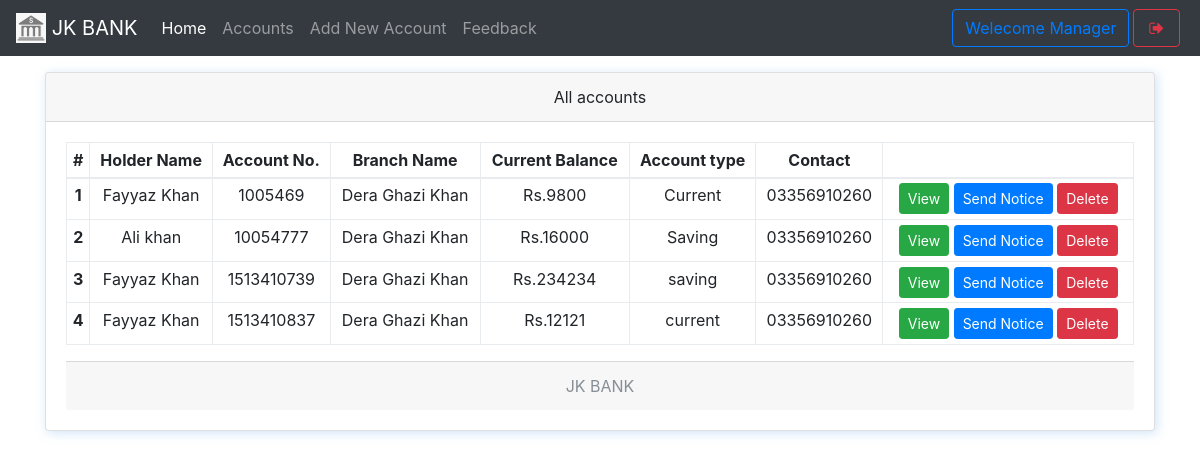
Page /mindex.php (signed in) on the earlier database version.
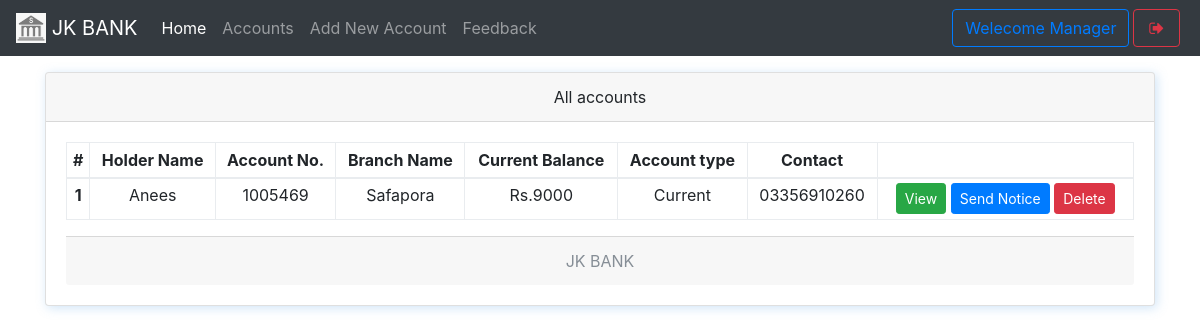
Same page on the later database version.
### tables this page shows
CREATE TABLE `useraccounts` (
  `id` int(11) NOT NULL,
  `email` text NOT NULL,
  `password` text NOT NULL,
  `name` varchar(111) NOT NULL,
  `balance` varchar(111) NOT NULL,
  `cnic` varchar(111) NOT NULL,
  `number` varchar(111) NOT NULL,
  `city` varchar(111) NOT NULL,
  `address` varchar(111) NOT NULL,
  `source` varchar(111) NOT NULL,
  `accountNo` varchar(111) NOT NULL,
  `branch` varchar(111) NOT NULL,
  `accountType` varchar(111) NOT NULL,
  `date` timestamp NOT NULL DEFAULT current_timestamp()
);

CREATE TABLE `branch` (
  `branchId` int(11) NOT NULL,
  `branchNo` varchar(111) NOT NULL,
  `branchName` varchar(111) NOT NULL
);

### mindex.php (the view, shortened to what this page needs)
<!DOCTYPE html>
<html>
<head>
  <?php require 'assets/autoloader.php'; ?>
  <?php require 'assets/function.php'; ?>
</head>
<body style="background-size: 100%" class="bg-gradient-seconday">
<nav class="navbar navbar-expand-lg navbar-dark bg-dark fixed-top">
 <a class="navbar-brand" href="#">
    <img src="images/logo.png" style="object-fit:cover;object-position:center center" width="30" height="30" class="d-inline-block align-top" alt="">
   <?php echo bankname; ?>
  </a>
  <div class="collapse navbar-collapse" id="navbarSupportedContent">
    <ul class="navbar-nav mr-auto">
      <li class="nav-item ">
        <a class="nav-link active" href="mindex.php">Home <span class="sr-only">(current)</span></a>
      </li>
      <li class="nav-item ">  <a class="nav-link" href="maccounts.php">Accounts</a></li>
      <li class="nav-item ">  <a class="nav-link" href="maddnew.php">Add New Account</a></li>
      <li class="nav-item ">  <a class="nav-link" href="mfeedback.php">Feedback</a></li>
    </ul>
    <?php include 'msideButton.php'; ?>
  </div>
</nav><br><br><br>
<div class="container">
<div class="card w-100 text-center shadowBlue">
  <div class="card-header">
    All accounts
  </div>
  <div class="card-body">
   <table class="table table-bordered table-sm">
  <thead>
    <tr>
      <th scope="col">#</th>
      <th scope="col">Holder Name</th>
      <th scope="col">Account No.</th>
      <th scope="col">Branch Name</th>
      <th scope="col">Current Balance</th>
      <th scope="col">Account type</th>
      <th scope="col">Contact</th>
      <th scope="col"></th>
    </tr>
  </thead>
  <tbody>
    <?php
      $i=0;
      $array = $con->query("select * from useraccounts,branch where useraccounts.branch = branch.branchId");
      if ($array->num_rows > 0)
      {
        while ($row = $array->fetch_assoc())
        {$i++;
    ?>
      <tr>
        <th scope="row"><?php echo $i ?></th>
        <td><?php echo $row['name'] ?></td>
        <td><?php echo $row['accountNo'] ?></td>
        <td><?php echo $row['branchName'] ?></td>
        <td>Rs.<?php echo $row['balance'] ?></td>
        <td><?php echo $row['accountType'] ?></td>
        <td><?php echo $row['number'] ?></td>
        <td>
          <a href="show.php?id=<?php echo $row['id'] ?>" class='btn btn-success btn-sm' data-toggle='tooltip' title="View More info">View</a>
          <a href="mnotice.php?id=<?php echo $row['id'] ?>" class='btn btn-primary btn-sm' data-toggle='tooltip' title="Send notice to this">Send Notice</a>
          <a href="mindex.php?delete=<?php echo $row['id'] ?>" class='btn btn-danger btn-sm' data-toggle='tooltip' title="Delete this account">Delete</a>
        </td>
      </tr>
    <?php
        }
      }
     ?>
  </tbody>
</table>
  <div class="card-footer text-muted">
    <?php echo bankname; ?>
  </div>
</div>
</body>
</html>

### assets/autoloader.php (shortened to what this page needs)
<link rel="stylesheet" type="text/css" href="css/bootstrap.min.css">
<link rel="stylesheet" type="text/css" href="css/custom.css">
<link rel="stylesheet" type="text/css" href="font-awesome/css/font-awesome.min.css">

### msideButton.php
<form class="form-inline my-2 my-lg-0">
       	<button class="btn btn-outline-primary">Welecome Manager</button>
        <a href="logout.php" data-toggle="tooltip" title="Logout" class="btn btn-outline-danger mx-1" ><i class="fa fa-sign-out fa-fw"></i></a>
</form>

### css/custom.css (style rules this page uses)
.shadowBlue { box-shadow: 2px 2px 11px #75b3e759 }

Differences in the rows shown:
removed useraccounts: name "Ali khan", accountNo "10054777", branch.branchName "Dera Ghazi Khan", balance "16000", accountType "Saving", number "03356910260"
removed useraccounts: name "Fayyaz Khan", accountNo "1513410739", branch.branchName "Dera Ghazi Khan", balance "234234", accountType "saving", number "03356910260"
removed useraccounts: name "Fayyaz Khan", accountNo "1513410837", branch.branchName "Dera Ghazi Khan", balance "12121", accountType "current", number "03356910260"
changed useraccounts "Current": name "Fayyaz Khan" → "Anees"; branch.branchName "Dera Ghazi Khan" → "Safapora"; balance "9800" → "9000"
